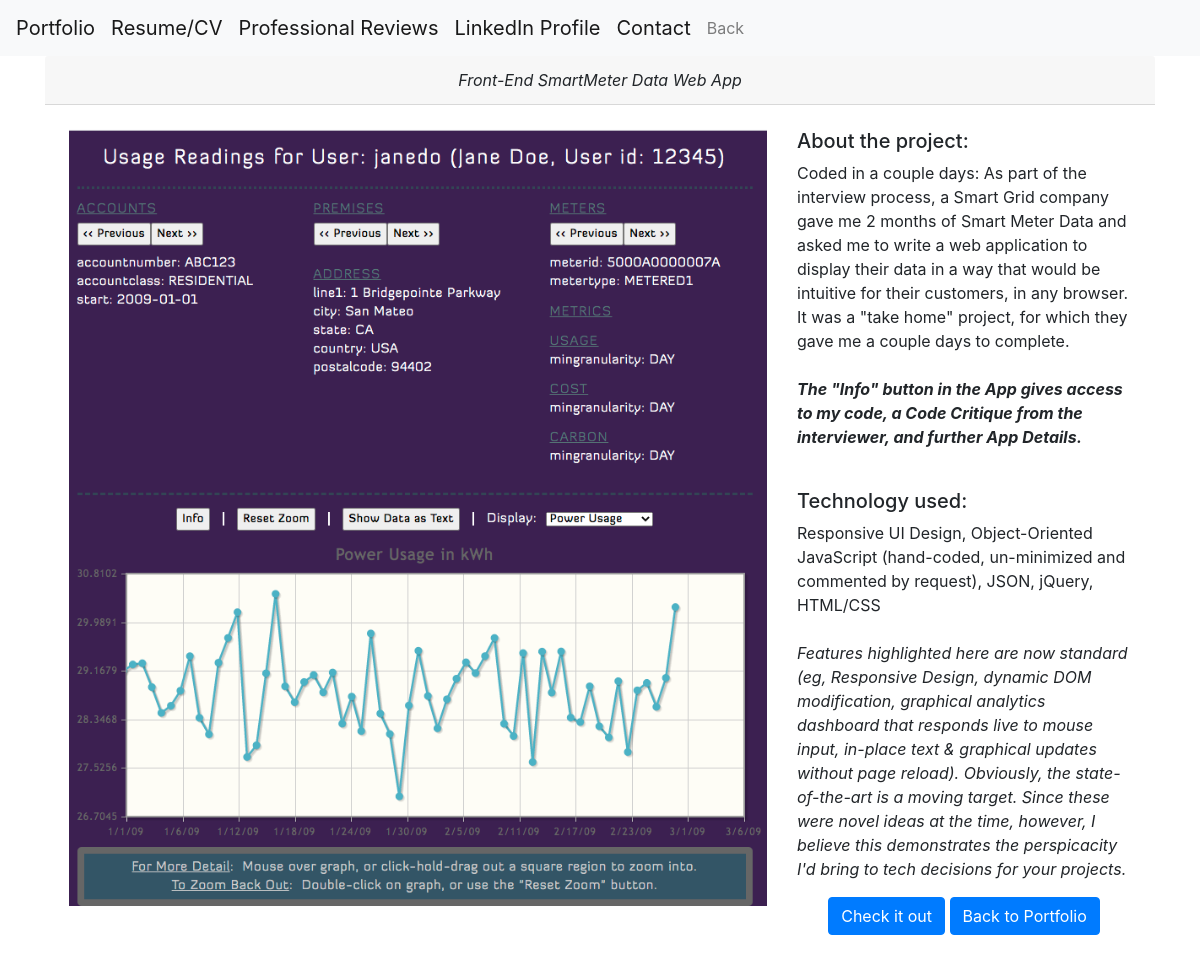
The page /projects/1 on the database as committed earlier.
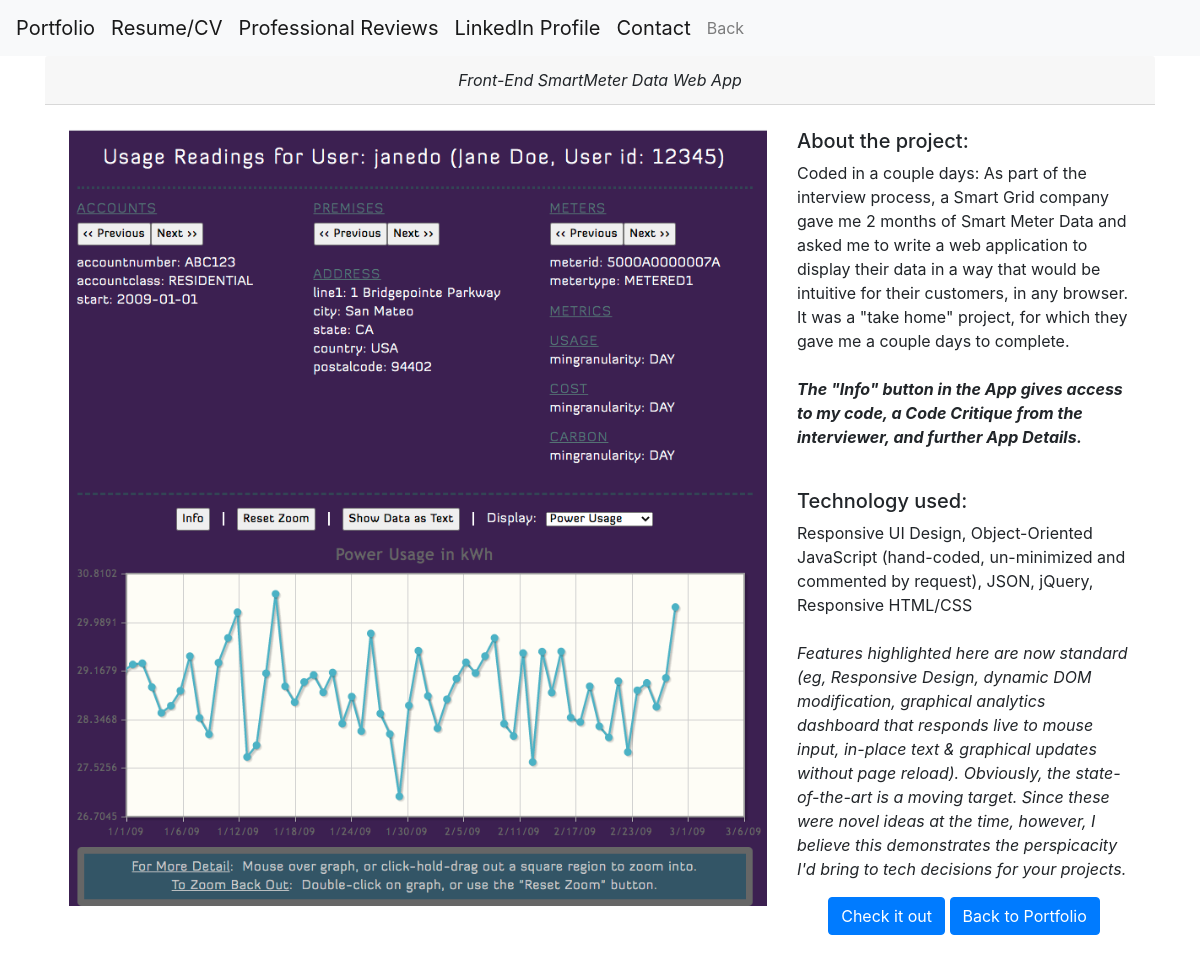
The same page on the database as committed later.
### projects/models.py (models this page shows, shortened)
class Project(models.Model):
    class Meta:
        ordering = ['order']
    order = models.PositiveSmallIntegerField(default=1)
    title = models.CharField(max_length=100, default='')
    description = models.TextField(default='')
    technology = models.TextField(default='')
    image = models.CharField(max_length=100)
    project_link = models.URLField(blank=True)  # Hyperlink to live app hosted elsewhere

### projects/views.py (the view)
# urls.py: path('<int:pk>', views.project_detail, name="project_detail"),
def project_detail(request, pk):
    project = Project.objects.get(pk=pk)
    return render(request, 'projects/project_detail.html', {'project': project})

### projects/templates/projects/project_detail.html
{% extends 'projects/base.html' %}
{% load static %}
{% block page_content %}
<div class="card-header text-center font-italic">{{ project.title }}</div>
<div class="p-4 row">
    <div class="col-md-8">
	  <a href="{{ project.project_link }}" target="_blank">
        <img src="{% static project.image %}"  alt="screenshot for {{project.title}} project" width="100%">
	  </a>
    </div>
    <div class="col-md-4">
        <h5>About the project:</h5>
        <p>{{ project.description|safe }}</p>
        <br>
        <h5>Technology used:</h5>
        <p>{{ project.technology|safe }}</p>
	    <div class="text-center">
		  <a href="{{ project.project_link }}" class="btn btn-primary" target="_blank">Check it out</a>
		  <a href="{% url 'projects:all_projects' %}"  class="btn btn-primary">Back to Portfolio</a>
		</div>
    </div>
</div>
{% endblock %}

### projects/templates/projects/base.html (shortened to what this page needs)
<!doctype html>
<html lang="en">
  <head>
    <link rel="stylesheet" href="https://stackpath.bootstrapcdn.com/bootstrap/4.5.0/css/bootstrap.min.css">
  </head>
  <body>
  <nav class="navbar navbar-expand-lg navbar-light bg-light">
	  <a class="navbar-brand" href="{% url 'projects:all_projects' %}">Portfolio</a>
	  <div class="collapse navbar-collapse" id="navbarSupportedContent">
          <ul class="navbar-nav mr-auto">
            <li class="nav-item active">
			  <a class="navbar-brand" href="http://awakenthemagic.com/resume/RichRaffalsTechRes.pdf" target="_blank">Resume/CV</a>
            </li>
            <li class="nav-item">
			  <a class="navbar-brand"
          href="http://awakenthemagic.com/resume/RichRaffalsProfReviews.pdf" target="_blank">Professional Reviews</a>
            </li>
            <li class="nav-item">
			  <a class="navbar-brand"
          href="https://www.linkedin.com/in/richraffals/" target="_blank">LinkedIn Profile</a>
            </li>
            <li class="nav-item">
			  <a class="navbar-brand" href="mailto:raffals@earthlink.net?Subject=Response to your Python portfolio">Contact</a>
            </li>
            <li class="nav-item">
			  <a class="navbar-text" href="javascript:history.go(-1)">Back</a>
            </li>
          </ul>
        </div>
  </nav>
  <div class="container">
    {% block page_content %}{% endblock %}
  </div>
  </body>
</html>

Rows that differ between the two databases and show on the page:
changed Project "Front-End SmartMeter Data Web App": technology "…by request), JSON, jQuery, HTML/CSS Features highlighted here…" → "…by request), JSON, jQuery, Responsive HTML/CSS Features highlighted here…"
